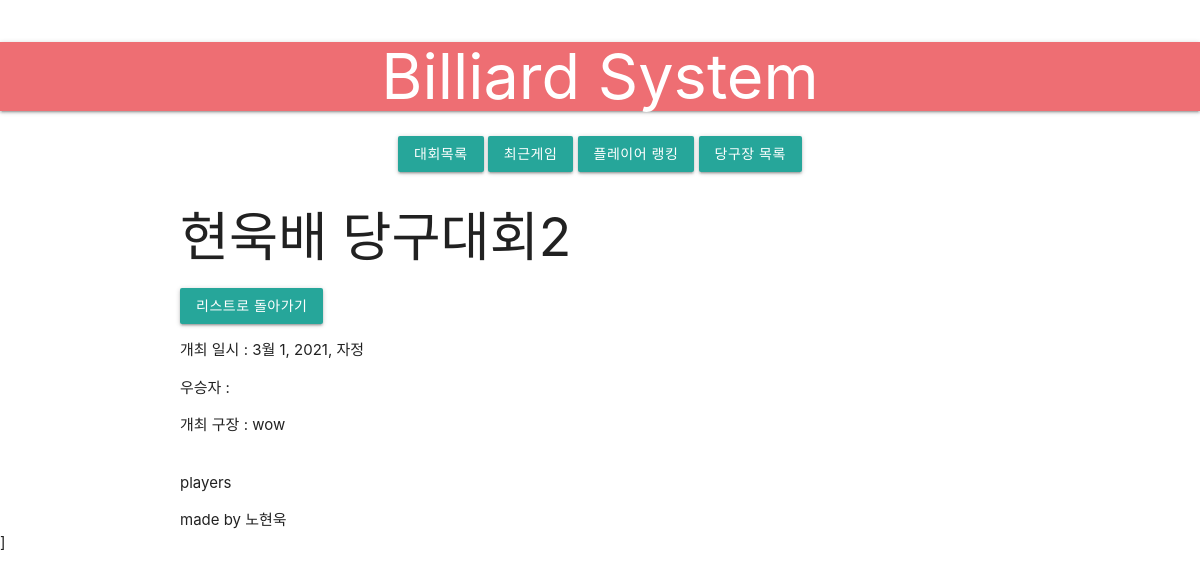
Screenshot of /competitions/2 with the database file from the repository.
### player/models.py (models this page shows, shortened)
class Competition(models.Model):
    name = models.CharField(max_length=100, default="")
    start_date = models.DateTimeField()
    club = models.ForeignKey(BilliardClub, on_delete=models.SET_NULL, null=True)
    winner = models.ForeignKey(Player, on_delete=models.SET_NULL, null=True)

class BilliardClub(models.Model):
    open_date = models.DateTimeField()
    name = models.CharField(max_length=50)
    address = models.ForeignKey(Address, on_delete=models.CASCADE)

### player/views.py (the view)
# urls.py: path('competitions/<int:pk>', views.competition, name='competition_detail'),
def competition(request, pk):
    current = get_object_or_404(Competition, pk=pk)
    games = Game.objects.filter(competition=current.pk)
    players = []
    for game in games:
        players.append(game.loser)
    players.append(current.winner)
    return render(request, 'player/competition.html', {'competition': current, 'games': games, 'players': players})

### player/templates/player/competition.html (shortened to what this page needs)
{% extends 'player/base.html' %}
{% block content %}
<h2>{{competition.name}}</h2>
<a href="{% url 'competition_list' %}" class="btn">리스트로 돌아가기</a>
<p>개최 일시 : {{competition.start_date}}</p>
<p>우승자 : {{competition.winner.name}}</p>
<p>개최 구장 : {{competition.club.name}}</p>
<p>players</p>
{% endblock %}

### rows the page displays
Competition: name "현욱배 당구대회2", start_date "3월 1, 2021, 자정", club.name "wow"
